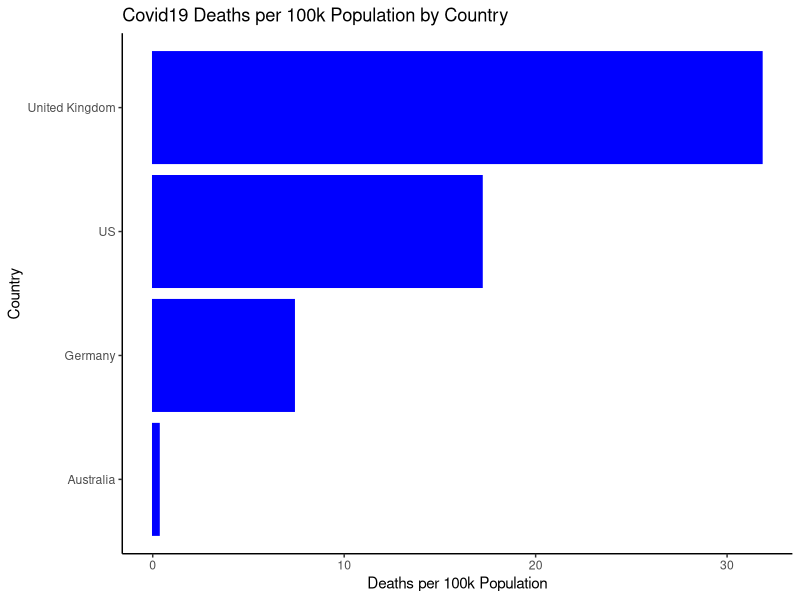

Here is the R script that generated this plot:
data = read.csv("Covid19death.csv", header = TRUE)
library(ggplot2)
ggplot(data = data, aes(reorder(Country, Deaths.100k.pop., sum),Deaths.100k.pop.)) + geom_col(colour = "blue", fill = "blue") + coord_flip() + theme_classic() + labs( y = "Deaths per 100k Population", x = "Country", title = "Covid19 Deaths per 100k Population by Country ")

